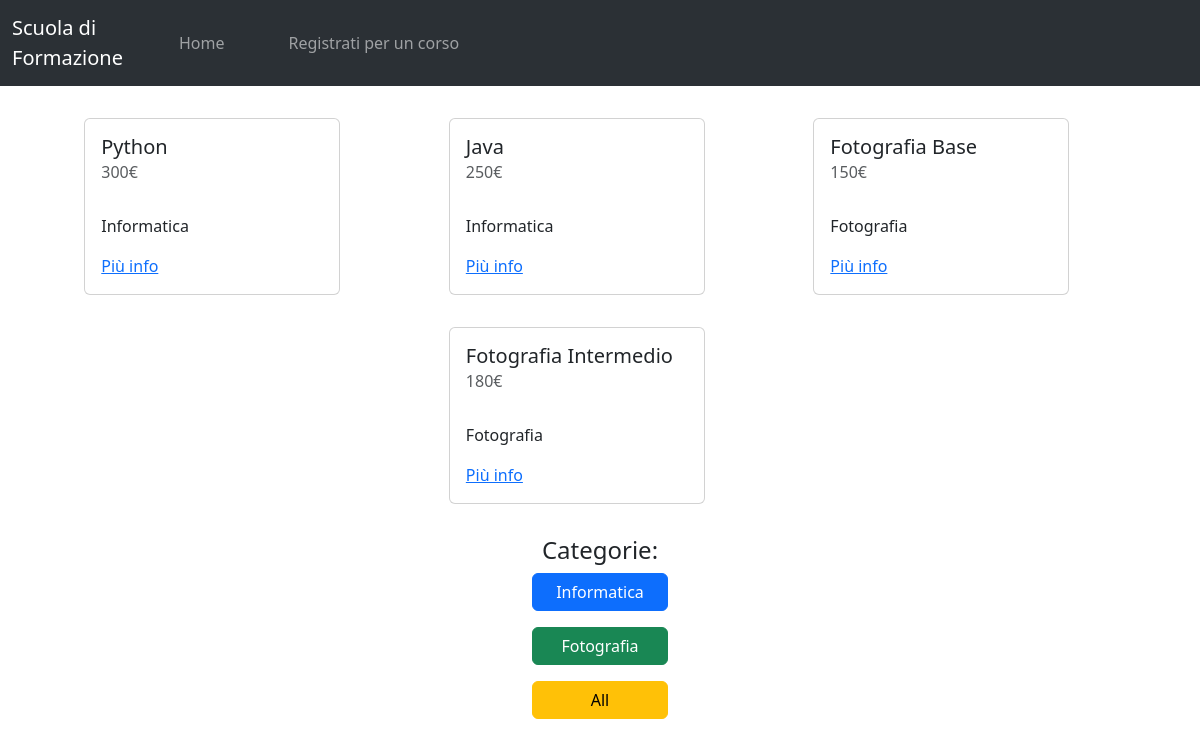
The page / on the database its author committed.
### corsi/models.py (models this page shows, shortened)
class Corsi(models.Model):
    titolo = models.CharField(max_length=150)
    img = models.ImageField(upload_to='img/corsi', default=None)
    contenuto = models.TextField()
    data_inizio = models.DateField()
    durata_ore = models.DecimalField(decimal_places=0, max_digits=3)
    docente = models.ForeignKey(User, on_delete=models.DO_NOTHING)
    prezzo = models.DecimalField(decimal_places=0, max_digits=10)
    categoria = models.ForeignKey(ToDoCategory, on_delete = models.CASCADE)
    class Meta:
        verbose_name_plural = "Corsi"

class ToDoCategory(models.Model):
    titolo = models.CharField('Titolo della Categoria',max_length = 200)
    descrizione = models.CharField('Descrizione della Categoria',max_length = 250)
    def __str__(self):
        return self.titolo
    class Meta:
        verbose_name_plural = "Categorie"

### corsi/views.py (the view)
# urls.py: path("", views.index, name='corsiHome'),
def index(request):
    corsi = Corsi.objects.all()
    return render(request, 'corsi/index.html', {"corsi": corsi})

### corsi/templates/corsi/index.html (shortened to what this page needs)
{% extends 'base.html' %}
{% block contenuto %}
<div class="container mt-3 d-flex" style="width: 98%">
  <div class="row" style="width: 98%">
    {% for corso in corsi %}
    <div
      class="col-12 col-md-6 col-lg-3 mx-auto card-container"
      style="width: auto"
    >
      <div class="card" style="width: 16rem">
        <div class="card-body">
          <h5 class="card-title">{{ corso.titolo }}</h5>
          <h6 class="card-subtitle mb-2 text-muted">{{ corso.prezzo }}€</h6>
          <p class="card-text category all">{{ corso.categoria }}</p>
          <a href="{% url 'corso_singolo' corso.pk %}" class="btn-primary"
            >Più info</a
          >
        </div>
      </div>
    </div>
    {% endfor %}
  </div>
</div>
{% block Categoria %}
<div
  class="container mt-3 text-center"
  style="
    width: 10rem;
    display: flex;
    justify-content: center;
    flex-direction: column;
  "
>
  <h4>Categorie:</h4>
  <button class="btn btn-primary" id="informatica-button">Informatica</button>
  <button class="btn btn-success" id="fotografia-button">Fotografia</button>
  <button class="btn btn-warning" id="all">All</button>
</div>
{% endblock Categoria %} {% endblock contenuto %}

### corsi/templates/base.html (shortened to what this page needs)
<!DOCTYPE html>
<html lang="en">
  <head>
    <link
      href="https://cdn.jsdelivr.net/npm/bootstrap@5.3.0/dist/css/bootstrap.min.css"
      rel="stylesheet"
    />
  </head>
  <body>
    <nav class="navbar navbar-expand-lg bg-body-tertiary" data-bs-theme="dark">
      <div class="container-fluid">
        <a class="navbar-brand fs-5" href="/"
          >Scuola di <br />
          Formazione</a
        >
        <div class="collapse navbar-collapse" id="navbarSupportedContent">
          <ul class="navbar-nav me-auto mb-2 mb-lg-0">
            <li class="nav-item">
              <a class="nav-link fs-6" aria-current="page" href="/">Home</a>
            </li>
            <li class="nav-item">
              <a
                class="nav-link fs-6"
                href="http://127.0.0.1:8000/registrazioneAlunno"
                >Registrati per un corso</a
              >
            </li>
          </ul>
        </div>
      </div>
    </nav>
    {% block contenuto %}{% endblock contenuto %}
  </body>
</html>

### corsi/templates/base.html (style rules this page uses)
body { margin: 0; }
.navbar-brand, .nav-link { margin-right: 3rem; }
.card { margin-bottom: 1rem; margin-top: 1rem; }
.btn { margin-bottom: 1rem; }
p { margin-top: 2rem; }
.navbar-brand { font-size: 0.5rem; }

### rows shown on the page
Corsi: titolo "Python", prezzo "300", categoria "Informatica"
Corsi: titolo "Java", prezzo "250", categoria "Informatica"
Corsi: titolo "Fotografia Base", prezzo "150", categoria "Fotografia"
Corsi: titolo "Fotografia Intermedio", prezzo "180", categoria "Fotografia"
